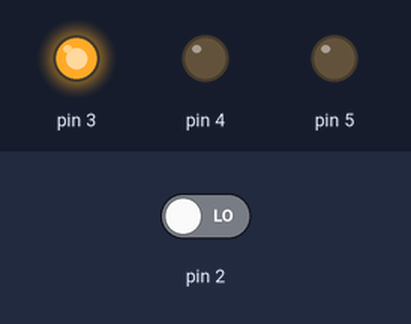
Simulated run of this sketch. Board: Arduino Uno, built with avr-gcc and run on an emulated ATmega328P. Shown: output pins drawn as LEDs (lit = HIGH). Dashed ring = blinking. The test bench sets the inputs (shaded band); at power-on: pin 2 LOW.

Above: at 1.2 s.
1.3 s: pin 2 driven HIGH
At 1.67 s:
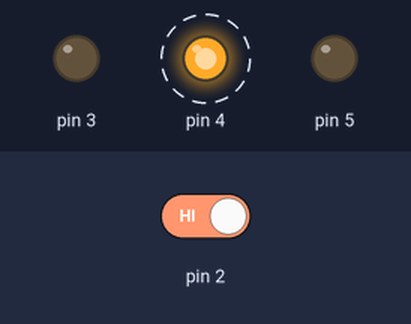
At 2.67 s:
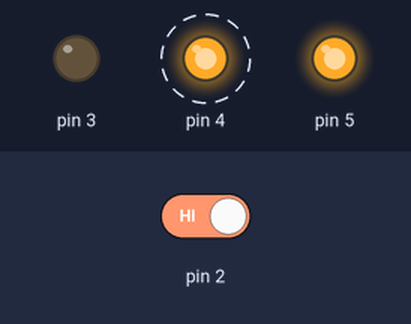
4.3 s: pin 2 driven LOW
At 7.2 s:
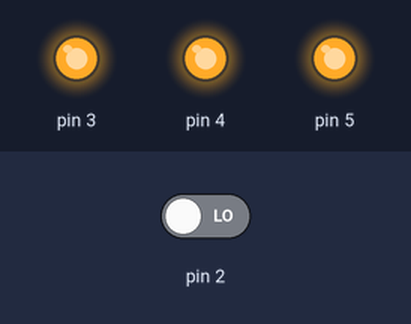
Timing chart, 0 to 10.2 s (numbered marks = the images above; inputs shaded):
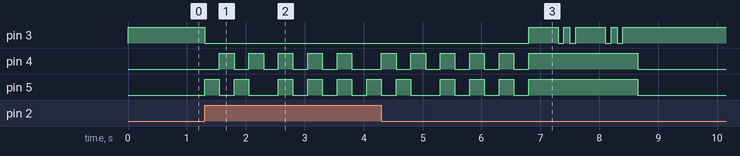

Measured:
- after the input at 1.3 s, pin 3: HIGH → LOW at once; pin 4: alternates HIGH for 0.25 s and LOW for 0.25 s, starting after 0.25 s; pin 5: goes HIGH 0.25 s, LOW 0.25 s, HIGH 0.25 s, LOW 0.50 s, 3 × (HIGH 0.25 s, LOW 0.25 s), then HIGH, starting at once
- after the input at 4.3 s, pin 3: LOW → HIGH after 2.5 s, → LOW 0.50 s later, → HIGH 0.10 s later, → LOW 0.10 s later, … (9 changes in this stretch)

The sketch:

switch_button_leds_apr8a.ino
```cpp
int switchState = 0;
bool pressed = false;

void setup() {
  // put your setup code here, to run once:
  pinMode(2, INPUT);
  pinMode(3, OUTPUT);
  pinMode(4, OUTPUT);
  pinMode(5, OUTPUT);
}

void loop() {
  // put your main code here, to run repeatedly:
  switchState = digitalRead(2);

  if (switchState == HIGH) {
    pressed = true;
    digitalWrite(3, LOW);

    digitalWrite(5, HIGH);
    digitalWrite(4, LOW);
    delay(250);
    digitalWrite(5, LOW);
    digitalWrite(4, HIGH);
    delay(250);
    digitalWrite(5, HIGH);
    digitalWrite(4, LOW);
    delay(250);
    digitalWrite(5, LOW);
    digitalWrite(4, HIGH);
    delay(250);
    digitalWrite(5, LOW);
    digitalWrite(4, LOW);
    delay(250);
    digitalWrite(5, HIGH);
    digitalWrite(4, HIGH);
    delay(250);
    digitalWrite(5, LOW);
    digitalWrite(4, LOW);
    delay(250);
    digitalWrite(5, HIGH);
    digitalWrite(4, HIGH);
    delay(250);
    digitalWrite(5, LOW);
    digitalWrite(4, LOW);
    delay(250);
    digitalWrite(5, HIGH);
    digitalWrite(4, HIGH);
    delay(250);
    digitalWrite(5, LOW);
    digitalWrite(4, LOW);
    delay(250);

  } else {
    if (pressed == true) {
      pressed = false;

      digitalWrite(4, HIGH);
      digitalWrite(5, HIGH);
      digitalWrite(3, HIGH);
      delay(500);
      digitalWrite(3, LOW);
      delay(100);
      digitalWrite(3, HIGH);
      delay(100);
      digitalWrite(3, LOW);
      delay(100);
      digitalWrite(3, HIGH);
      delay(500);
      digitalWrite(3, LOW);
      delay(100);
      digitalWrite(3, HIGH);
      delay(100);
      digitalWrite(3, LOW);
      delay(100);
      digitalWrite(3, HIGH);
      delay(250);
      digitalWrite(4, LOW);
      digitalWrite(5, LOW);
    } else {
      digitalWrite(3, HIGH);
      digitalWrite(4, LOW);
      digitalWrite(5, LOW);
    }
  }
}
```
